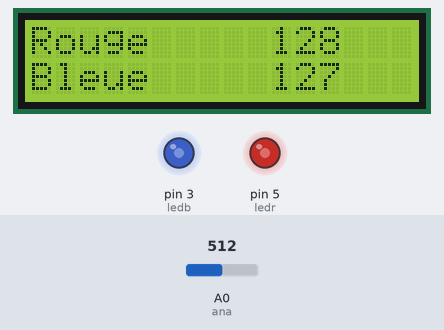
A sketch run on a simulated Arduino Uno, built with avr-gcc and run on an emulated ATmega328P. On the bench: 16×2 character LCD, output pins drawn as LEDs (lit = HIGH). The test bench sets the inputs (shaded band); at power-on: A0 (ana) = 512.

Above: at 1.9 s.
2.0 s: A0 (ana) set to 716
At 3.0 s:
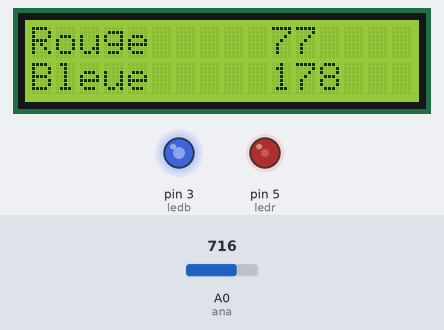
3.6 s: A0 (ana) set to 900
At 4.6 s:
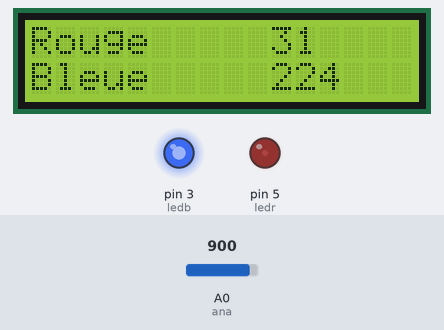
5.8 s: A0 (ana) set to 1023
At 7.4 s:
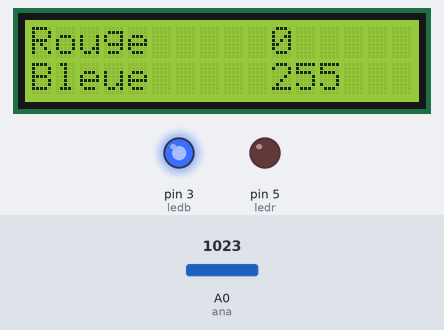
7.9 s: A0 (ana) set to 306
At 8.9 s:
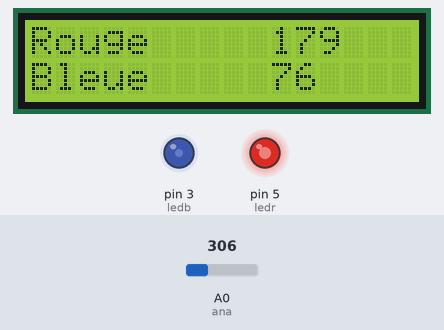
10.0 s: A0 (ana) set to 122
At 11.7 s:
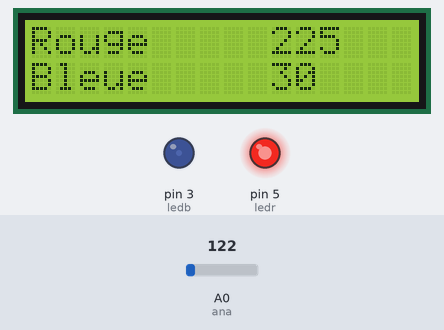
12.2 s: A0 (ana) set to 0
At 13.3 s:
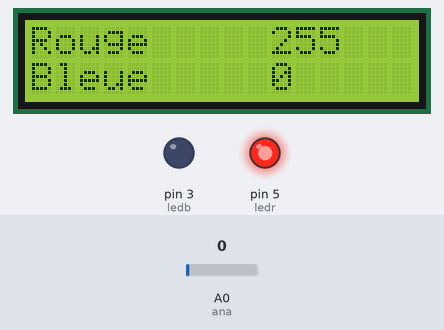
Timing chart, 0 to 15.2 s (numbered marks = the images above; inputs shaded):
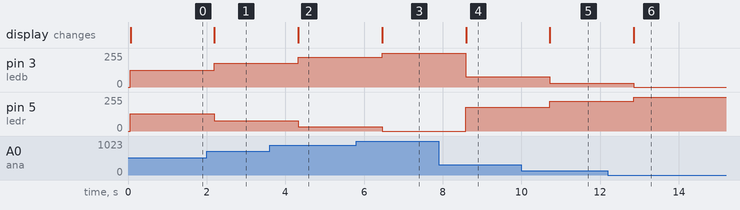

Measured:
- after the input at 2.0 s, pin 3 (ledb): 127/255 → 178/255 after 0.20 s; pin 5 (ledr): 128/255 → 77/255 after 0.20 s; the display: changes after 0.20 s (image 1)
- after the input at 3.6 s, pin 3 (ledb): 178/255 → 224/255 after 0.73 s; pin 5 (ledr): 77/255 → 31/255 after 0.73 s; the display: changes after 0.73 s (image 2)
- after the input at 5.8 s, pin 3 (ledb): 224/255 → 255/255 after 0.66 s; pin 5 (ledr): 31/255 → 0/255 after 0.66 s; the display: changes after 0.66 s (image 3)
- after the input at 7.9 s, pin 3 (ledb): 255/255 → 76/255 after 0.69 s; pin 5 (ledr): 0/255 → 179/255 after 0.69 s; the display: changes after 0.69 s (image 4)
- after the input at 10.0 s, pin 3 (ledb): 76/255 → 30/255 after 0.72 s; pin 5 (ledr): 179/255 → 225/255 after 0.72 s; the display: changes after 0.73 s (image 5)
- after the input at 12.2 s, pin 3 (ledb): 30/255 → 0/255 after 0.65 s; pin 5 (ledr): 225/255 → 255/255 after 0.65 s; the display: changes after 0.66 s (image 6)

The sketch:

Analog_To_PWM_et_invert_lcd.ino
```cpp
#include <LiquidCrystal.h>

LiquidCrystal lcd(7, 8, 9, 10, 11, 12);
int ledb = 3;
int ledr = 5;
int ana = A0;
int no = 0;
int so = 0;
int sn = 0;

void setup(){
pinMode(ledb, OUTPUT);
pinMode(ledr, OUTPUT);
}

void loop(){

  lcd.begin(16, 2);
  no = analogRead(ana);
  so = map(no, 0, 1023, 0, 255);
  analogWrite(ledb, so);
  sn = map(so, 0, 255, 255, 0);
  analogWrite(ledr, sn);
  lcd.setCursor(0, 0);
  lcd.print("Rouge");
  lcd.setCursor(7, 0);
  lcd.print("   ");
  lcd.print(sn);
  lcd.setCursor(0, 1);
  lcd.print("Bleue");
  lcd.setCursor(7, 1);
  lcd.print("   ");
  lcd.print(so);
  delay(1000);
}
```
